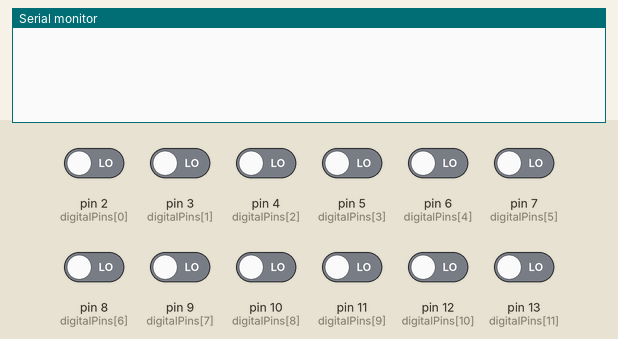
Bench run of a sketch on a simulated Arduino Leonardo, built with avr-gcc and run on an emulated ATmega32U4. Shown: the last lines printed to the serial monitor. The test bench sets the inputs (shaded band); at power-on: pin 2 (digitalPins[0]), pin 3 (digitalPins[1]), pin 4 (digitalPins[2]), pin 5 (digitalPins[3]), pin 6 (digitalPins[4]), pin 7 (digitalPins[5]), pin 8 (digitalPins[6]), pin 9 (digitalPins[7]), pin 10 (digitalPins[8]), pin 11 (digitalPins[9]), pin 12 (digitalPins[10]), pin 13 (digitalPins[11]) LOW.

Above: at 1.2 s.
1.3 s: pin 2 (digitalPins[0]) driven HIGH
At 2.5 s:
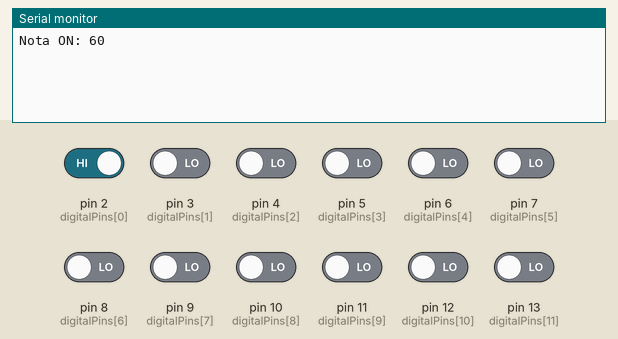
2.8 s: pin 2 (digitalPins[0]) driven LOW
At 3.5 s:
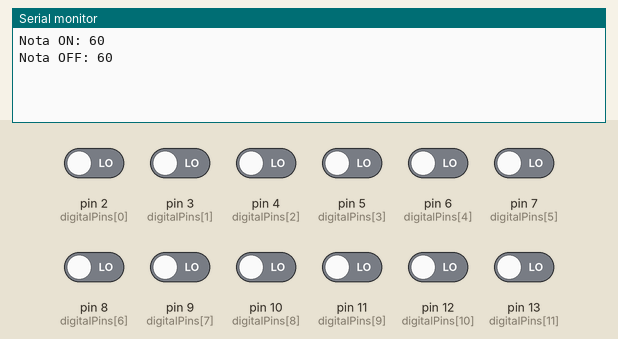
4.3 s: pin 3 (digitalPins[1]) driven HIGH
At 4.7 s:
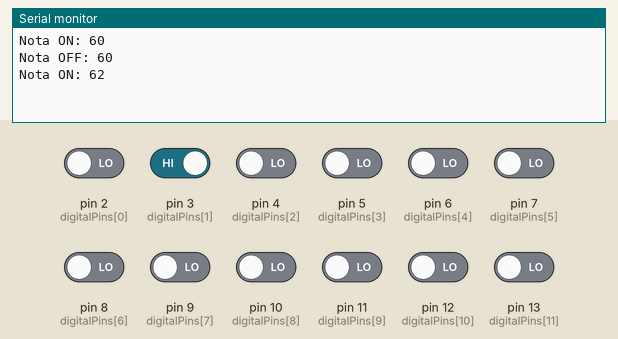
5.8 s: pin 4 (digitalPins[2]) driven HIGH
At 7.0 s:
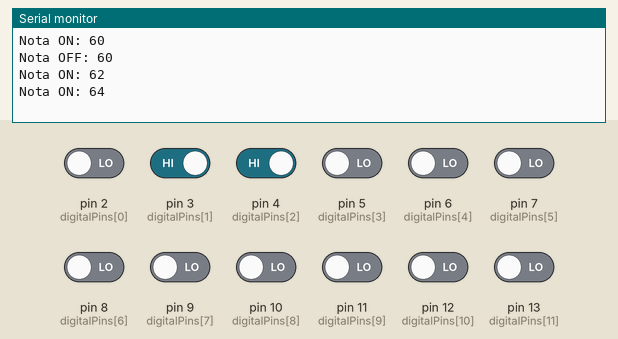
7.3 s: pin 5 (digitalPins[3]) driven HIGH
At 8.3 s:
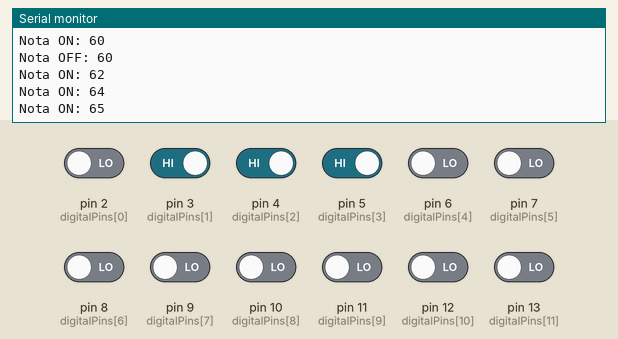
8.8 s: pin 6 (digitalPins[4]) driven HIGH
At 9.5 s:
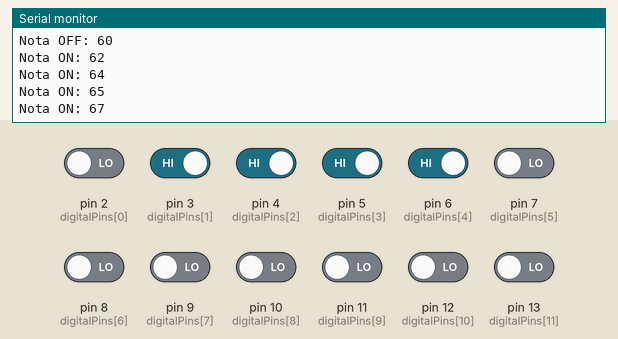
Timing chart, 0 to 11.3 s (numbered marks = the images above; inputs shaded):
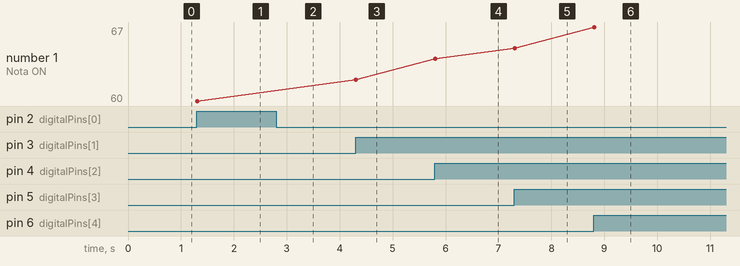

The sketch:

harpaMIDI.ino
```cpp
#include <MIDIUSB.h>

// Definição dos pinos digitais
const int digitalPins[] = {2, 3, 4, 5, 6, 7, 8, 9, 10, 11, 12, 13}; // Pinos digitais

// Mapeamento das notas MIDI para os pinos digitais
const int midiNotes[] = {60, 62, 64, 65, 67, 69, 71, 72, 74, 76, 77, 79}; // Notas MIDI (60 = Middle C)

// Número de pinos digitais
const int numDigitalPins = sizeof(digitalPins) / sizeof(digitalPins[0]);

// Limiares e estados das teclas
const int threshold = HIGH; // Valor para ativar a tecla (HIGH quando a tecla deve ser pressionada)
bool keyPlayed[numDigitalPins] = {false}; // Array para manter o estado das teclas

void setup() {
  // Inicializa a comunicação serial para depuração (opcional)
  Serial.begin(9600);

  // Configura os pinos digitais como entrada
  for (int i = 0; i < numDigitalPins; ++i) {
    pinMode(digitalPins[i], INPUT);
  }
}

void loop() {
  // Leitura dos pinos digitais
  for (int i = 0; i < numDigitalPins; ++i) {
    int pinState = digitalRead(digitalPins[i]);

    if (pinState == threshold && !keyPlayed[i]) {
      // Envia a mensagem MIDI de Nota ON
      noteOn(0, midiNotes[i], 127); // Canal 0, nota MIDI, velocidade 127 (máximo)
      keyPlayed[i] = true;
      Serial.print("Nota ON: ");
      Serial.println(midiNotes[i]);
    } else if (pinState != threshold && keyPlayed[i]) {
      // Envia a mensagem MIDI de Nota OFF
      noteOff(0, midiNotes[i], 0); // Canal 0, nota MIDI, velocidade 0 (Nota OFF)
      keyPlayed[i] = false;
      Serial.print("Nota OFF: ");
      Serial.println(midiNotes[i]);
    }
  }

  // Pequeno delay para evitar leituras excessivas
  delay(10);
}

// Função para enviar mensagem de Nota ON
void noteOn(byte channel, byte pitch, byte velocity) {
  midiEventPacket_t noteOn = {0x09, 0x90 | channel, pitch, velocity};
  MidiUSB.sendMIDI(noteOn);
  MidiUSB.flush();
}

// Função para enviar mensagem de Nota OFF
void noteOff(byte channel, byte pitch, byte velocity) {
  midiEventPacket_t noteOff = {0x08, 0x80 | channel, pitch, velocity};
  MidiUSB.sendMIDI(noteOff);
  MidiUSB.flush();
}
```

Measured:
- after the input at 1.3 s, the serial monitor: prints a new line at once (image 1)
- after the input at 2.8 s, the serial monitor: prints a new line at once (image 2)
- after the input at 4.3 s, the serial monitor: prints a new line at once (image 3)
- after the input at 5.8 s, the serial monitor: prints a new line at once (image 4)
- after the input at 7.3 s, the serial monitor: prints a new line at once (image 5)
- after the input at 8.8 s, the serial monitor: prints a new line at once (image 6)
- plotted number 1: 60 → 62 after the input at 4.3 s, 62 → 64 after the input at 5.8 s, 64 → 65 after the input at 7.3 s, 65 → 67 after the input at 8.8 s
